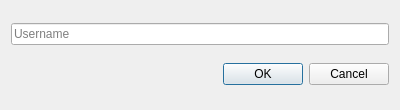
<?xml version="1.0" encoding="UTF-8"?>
<ui version="4.0">
 <class>ChooseOfflineNameDialog</class>
 <widget class="QDialog" name="ChooseOfflineNameDialog">
  <property name="geometry">
   <rect>
    <x>0</x>
    <y>0</y>
    <width>400</width>
    <height>110</height>
   </rect>
  </property>
  <property name="windowTitle">
   <string>Pick a username</string>
  </property>
  <layout class="QVBoxLayout" name="verticalLayout">
   <item>
    <widget class="QLineEdit" name="usernameTextBox">
     <property name="placeholderText">
      <string>Username</string>
     </property>
    </widget>
   </item>
   <item>
    <widget class="QDialogButtonBox" name="buttonBox">
     <property name="standardButtons">
      <set>QDialogButtonBox::StandardButton::Cancel|QDialogButtonBox::StandardButton::Ok</set>
     </property>
    </widget>
   </item>
  </layout>
 </widget>
 <resources/>
 <connections/>
</ui>
